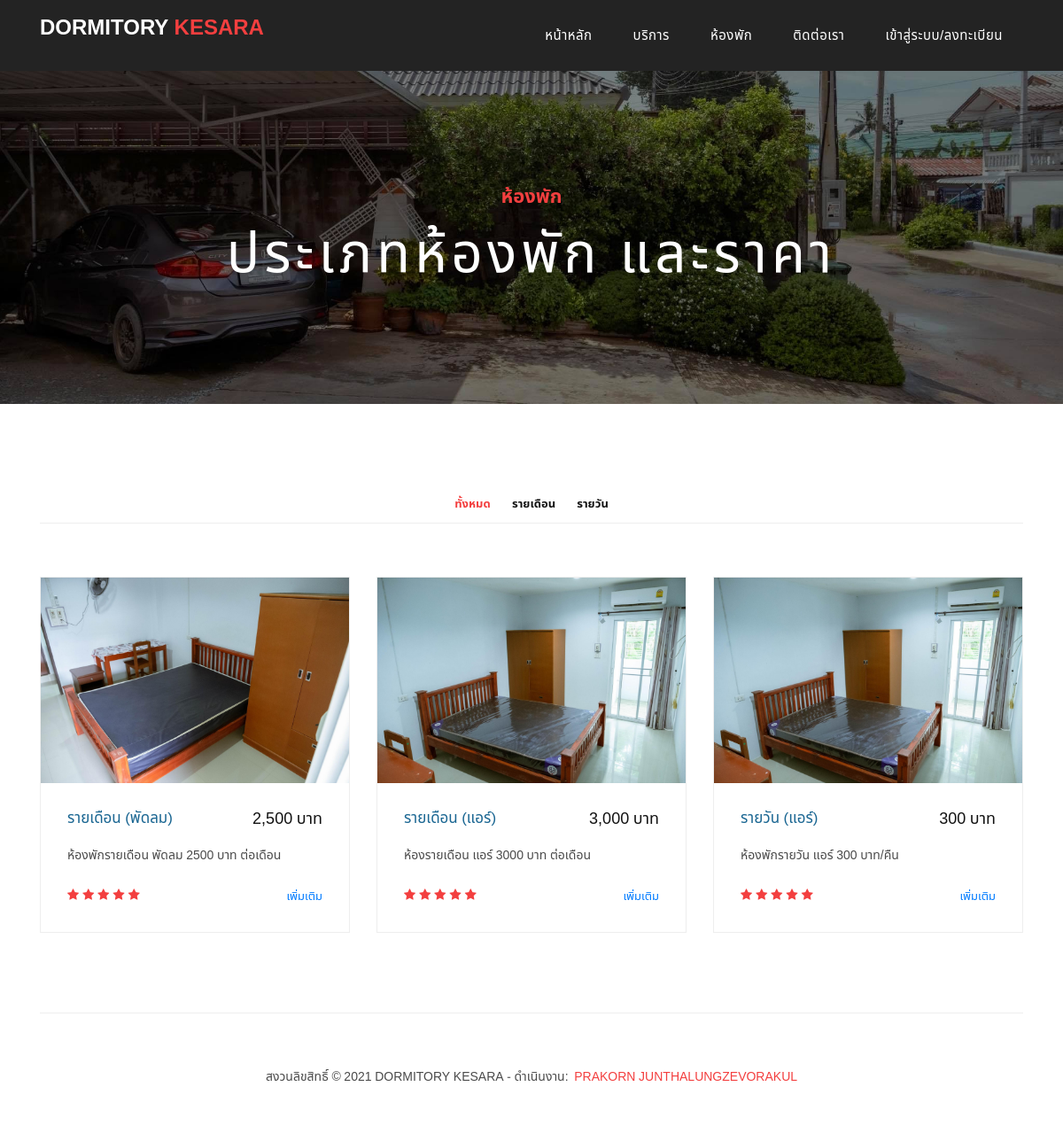
Screenshot of /room.php with the database file from the repository.
### tables this page shows
CREATE TABLE `roomtypes` (
  `id` int(11) NOT NULL COMMENT 'รหัส',
  `name` varchar(255) NOT NULL COMMENT 'ชื่อประเภท',
  `type` varchar(255) NOT NULL COMMENT 'ชนิด',
  `description` text NOT NULL COMMENT 'รายละเอียด',
  `price` decimal(10,2) NOT NULL COMMENT 'ค่าห้อง',
  `img` text NOT NULL COMMENT 'ไฟล์ภาพ',
  `created` timestamp NOT NULL DEFAULT current_timestamp() COMMENT 'วันที่สร้างข้อมูล',
  `updated` timestamp NOT NULL DEFAULT current_timestamp() ON UPDATE current_timestamp() COMMENT 'อัพเดตล่าสุด'
);

### room.php (the view, shortened to what this page needs)
<?php
require_once('api/connect.php');
$sql = "SELECT type FROM roomtypes GROUP BY type";
$stmt = $pdo->query($sql);
$types = $stmt->fetchAll();
$sql = "SELECT * FROM roomtypes ORDER BY created DESC";
$stmt = $pdo->query($sql);
$rooms = $stmt->fetchAll();
?>
<!DOCTYPE html>
<html lang="en">
<head>
  <?php require_once('layouts/head.php'); ?>
</head>
<body>
  <?php require_once('layouts/menu.php'); ?>
  <div class="page-heading products-heading header-text">
    <div class="container">
      <div class="row">
        <div class="col-md-12">
          <div class="text-content">
            <h4>ห้องพัก</h4>
            <h2>ประเภทห้องพัก และราคา</h2>
          </div>
        </div>
      </div>
    </div>
  </div>
  <div class="products">
    <div class="container">
      <div class="row">
        <div class="col-md-12">
          <div class="filters">
            <ul>
              <li class="active" data-filter="*">ทั้งหมด</li>
              <?php foreach ($types as $type) { ?>
                <li data-filter=".<?= $type['type'] ?>"><?= $type['type'] ?></li>
              <?php } ?>
            </ul>
          </div>
        </div>
        <div class="col-md-12">
          <div class="filters-content">
            <div class="row grid">
              <?php foreach ($rooms as $room) { ?>
                <div class="col-lg-4 col-md-4 all <?= $room['type'] ?>">
                  <div class="product-item">
                    <a href="javascript:void(0)" onclick="viewDetail('<?= $room['id'] ?>')">
                      <img src="admin/dist/img/room/<?= $room['img'] ?>">
                    </a>
                    <div class="down-content">
                      <a href="javascript:void(0)" onclick="viewDetail('<?= $room['id'] ?>')">
                        <h4><?= $room['name'] ?></h4>
                      </a>
                      <h6><?= number_format($room['price']) ?> บาท</h6>
                      <p><?= $room['description'] ?></p>
                      <ul class="stars">
                        <li><i class="fa fa-star"></i></li>
                        <li><i class="fa fa-star"></i></li>
                        <li><i class="fa fa-star"></i></li>
                        <li><i class="fa fa-star"></i></li>
                        <li><i class="fa fa-star"></i></li>
                      </ul>
                      <span>
                        <a href="javascript:void(0)" onclick="viewDetail('<?= $room['id'] ?>')">เพิ่มเติม</a>
                      </span>
                    </div>
                  </div>
                </div>
              <?php } ?>
            </div>
          </div>
        </div>
      </div>
    </div>
  </div>
  <?php require_once('layouts/footer.php'); ?>
</body>
</html>

### assets/css/templatemo-sixteen.css (style rules this page uses)
body { font-family: "Noto Sans Thai", sans-serif; overflow-x: hidden; text-rendering: optimizeLegibility; -webkit-font-smoothing: antialiased; -moz-osx-font-smoothing: grayscale; }
p { margin-bottom: 0px; font-size: 14px; font-weight: 300; color: #4a4a4a; line-height: 24px; }
a { text-decoration: none !important; }
ul { padding: 0; margin: 0; list-style: none; }
h1, h2, h3, h4, h5, h6 { margin: 0px; }
.products-heading { background-image: url(../images/products-heading.jpg); }
.page-heading { padding: 210px 0px 130px 0px; text-align: center; background-position: center center; background-repeat: no-repeat; background-size: cover; }
.page-heading .text-content h4 { color: #f33f3f; font-size: 22px; text-transform: uppercase; font-weight: 700; margin-bottom: 15px; }
.page-heading .text-content h2 { color: #fff; font-size: 62px; text-transform: uppercase; letter-spacing: 5px; }
.product-item { border: 1px solid #eee; margin-bottom: 30px; }
.product-item .down-content { padding: 30px; position: relative; }
.product-item img { width: 100%; overflow: hidden; }
.product-item .down-content h4 { font-size: 17px; color: #1a6692; margin-bottom: 20px; }
.product-item .down-content h6 { position: absolute; top: 30px; right: 30px; font-size: 18px; color: #121212; }
.product-item .down-content p { margin-bottom: 20px; }
.product-item .down-content ul li { display: inline-block; }
.product-item .down-content ul li i { color: #f33f3f; font-size: 14px; }
.product-item .down-content span { position: absolute; right: 30px; bottom: 30px; font-size: 13px; color: #f33f3f; font-weight: 500; }
.products { margin-top: 100px; }
.products .filters { text-align: center; border-bottom: 1px solid #eee; padding-bottom: 10px; margin-bottom: 60px; }
.products .filters li { text-transform: uppercase; font-size: 13px; font-weight: 700; color: #121212; display: inline-block; margin: 0px 10px; transition: all 0.3s; cursor: pointer; }
.products .filters ul li.active, .products .filters ul li:hover { color: #f33f3f; }

### rows the page displays
roomtypes: img (picture), name "รายเดือน (พัดลม)", price "2,500", description "ห้องพักรายเดือน พัดลม 2500 บาท ต่อเดือน"
roomtypes: img (picture), name "รายเดือน (แอร์)", price "3,000", description "ห้องรายเดือน แอร์ 3000 บาท ต่อเดือน"
roomtypes: img (picture), name "รายวัน (แอร์)", price "300", description "ห้องพักรายวัน แอร์ 300 บาท/คืน"

### other values shown
$type['type'] "รายเดือน"
$type['type'] "รายวัน"
